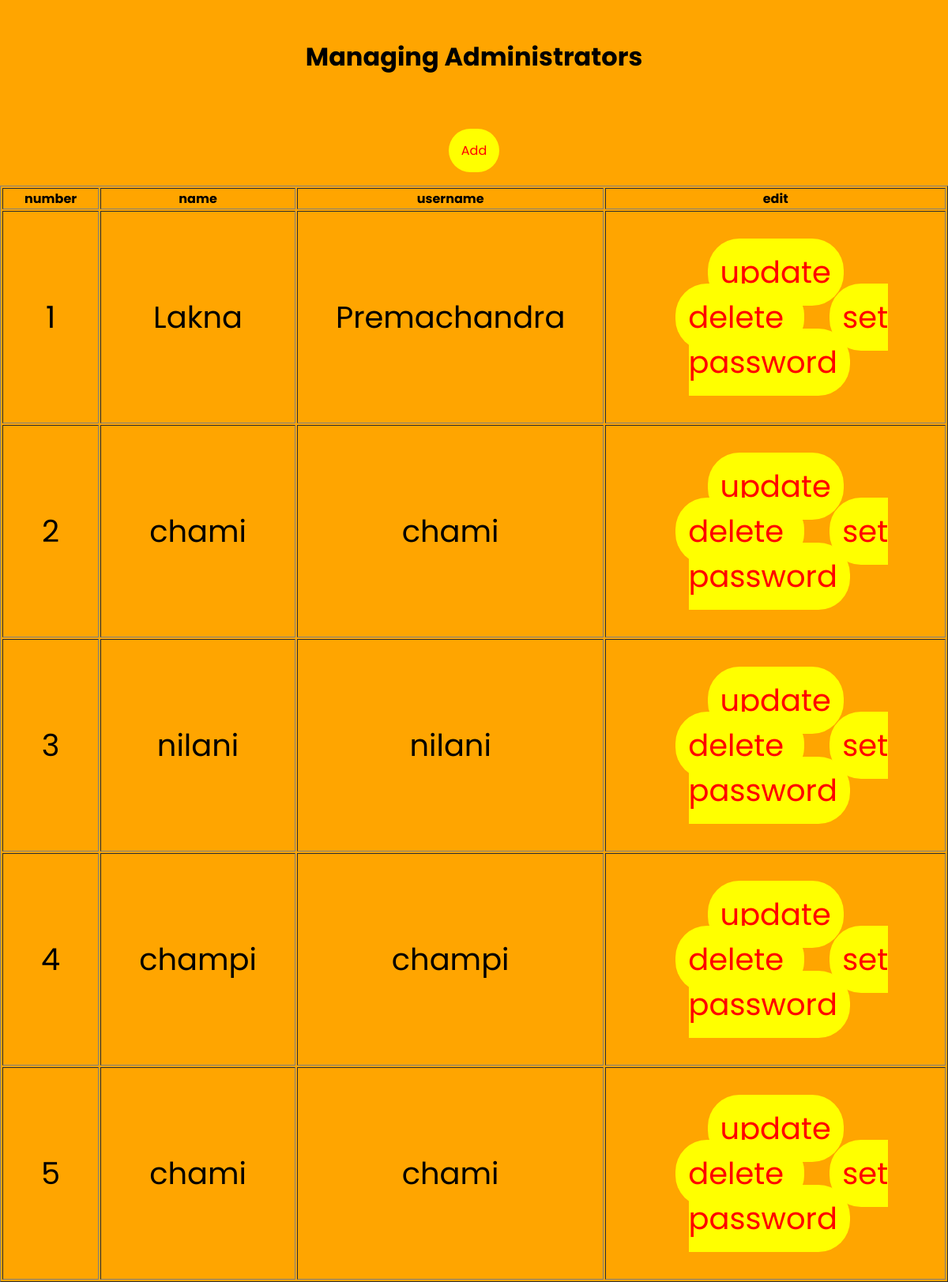
Screenshot of /admin-php-files/manage-admin.php with the database file from the repository.
### tables this page shows
CREATE TABLE `admin_table` (
  `id` int(10) UNSIGNED NOT NULL,
  `full_name` varchar(100) NOT NULL,
  `username` varchar(100) NOT NULL,
  `password` varchar(225) NOT NULL
);

### admin-php-files/manage-admin.php (the view, shortened to what this page needs)
<?php
include('../config/constant.php');
?>
<!DOCTYPE html>
<html lang="en">
<head>
    <link rel="stylesheet" href="../css/add.css">
</head>
<body>
    <div class="admin-page">
        <h1>Managing Administrators</h1>
        <br>
        <br>
        <a style="color: red; text-decoration:none; background-color:yellow; padding :1rem;" href="<?php echo URL; ?>admin/add-admin.php">Add</a>
        <table border="1">
            <tr>
                <th>number</th>
                <th>name</th>
                <th>username</th>
                <th>edit</th>
            </tr>
            <?php
              $sql = "SELECT * FROM admin_table";
              $res = mysqli_query($conn, $sql);
              if ($res == TRUE) {
                $count = mysqli_num_rows($res);
                $sn = 1;
                if ($count > 0) {
                  while ($rows = mysqli_fetch_assoc($res)) {
                    $id = $rows['id'];
                    $full_name = $rows['full_name'];
                    $username = $rows['username'];
                    ?>
                    <tr>
                      <td><?php echo $sn++; ?></td>
                      <td><?php echo $full_name; ?></td>
                      <td><?php echo $username; ?></td>
                      <td><a href="<?php echo URL; ?>admin/update-admin.php?id=<?php echo $id; ?>" >update</a>
                      <a style="background-color: yellow;" href="<?php echo URL; ?>admin/delete-admin.php?id=<?php echo $id; ?>"> delete </a>
                      <a href="<?php echo URL; ?>admin/updatepassword-admin.php?id=<?php echo $id; ?>"> set password </a>
                      </td>
                    </tr>
                    <?php
                  }
                }
              }
            ?>
        </table>
    </div>
</body>
</html>

### css/add.css (style rules this page uses)
* { margin: 0; padding: 0; box-sizing: border-box; }
body { display: flex; justify-content: center; height: 100vh; }
h1 { margin-bottom: 1rem; }

### admin-php-files/manage-admin.php (style rules this page uses)
a { background-color: yellow; margin: 1rem; color: red; padding: 1rem; border-radius: 40px; text-decoration: none ; }
* { margin: 0; padding: 0; box-sizing: border-box; font-family: 'Poppins', sans-serif; }
body { display: flex; justify-content: center; height: 100vh; background-color: orange; }
.admin-page { height: auto; margin-top: 3rem; text-align: center; }
h1 { margin-bottom: 2rem; }
table { margin-top: 2rem; }
table td { padding: 3rem; font-size: 2.4rem; }

### rows the page displays
admin_table: full_name "Lakna", username "Premachandra"
admin_table: full_name "chami", username "chami"
admin_table: full_name "nilani", username "nilani"
admin_table: full_name "champi", username "champi"
admin_table: full_name "chami", username "chami"
